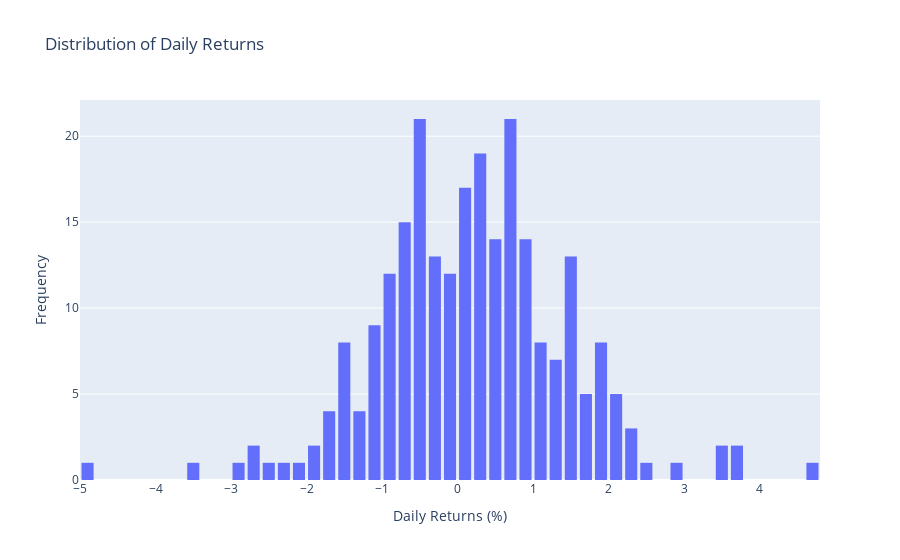

Notebook code cell kept with this figure:
### Markdown cell above
# Distribution of Daily Returns

### Code cell
df.sort_values('Date', inplace=True)

df.loc[:, 'Daily Returns'] = df['close price'].pct_change() * 100

df.dropna(inplace=True)

fig = px.histogram(df, x='Daily Returns', nbins=50, title='Distribution of Daily Returns')

fig.update_layout(xaxis_title='Daily Returns (%)', yaxis_title='Frequency', bargap=0.2)

fig.show()

### Figure 1 — Plotly figure (JSON) as saved in the notebook; plotly's stock layout.template omitted (floating-point values rounded to 4 significant figures; data arrays with more than 128 entries replaced by an {"elided": "..."} marker saying what was removed)
{"data": [{"alignmentgroup": "True", "bingroup": "x", "hovertemplate": "Daily Returns=%{x}<br>count=%{y}<extra></extra>", "legendgroup": "", "marker": {"color": "#636efa", "pattern": {"shape": ""}}, "name": "", "nbinsx": 50, "offsetgroup": "", "orientation": "v", "showlegend": false, "type": "histogram", "x": {"elided": "249 float values"}, "xaxis": "x", "yaxis": "y"}], "layout": {"autosize": true, "bargap": 0.2, "barmode": "relative", "legend": {"tracegroupgap": 0}, "title": {"text": "Distribution of Daily Returns"}, "xaxis": {"anchor": "y", "autorange": true, "domain": [0, 1], "range": [-5, 4.8], "title": {"text": "Daily Returns (%)"}, "type": "linear"}, "yaxis": {"anchor": "x", "autorange": true, "domain": [0, 1], "range": [0, 22.11], "title": {"text": "Frequency"}}}}
